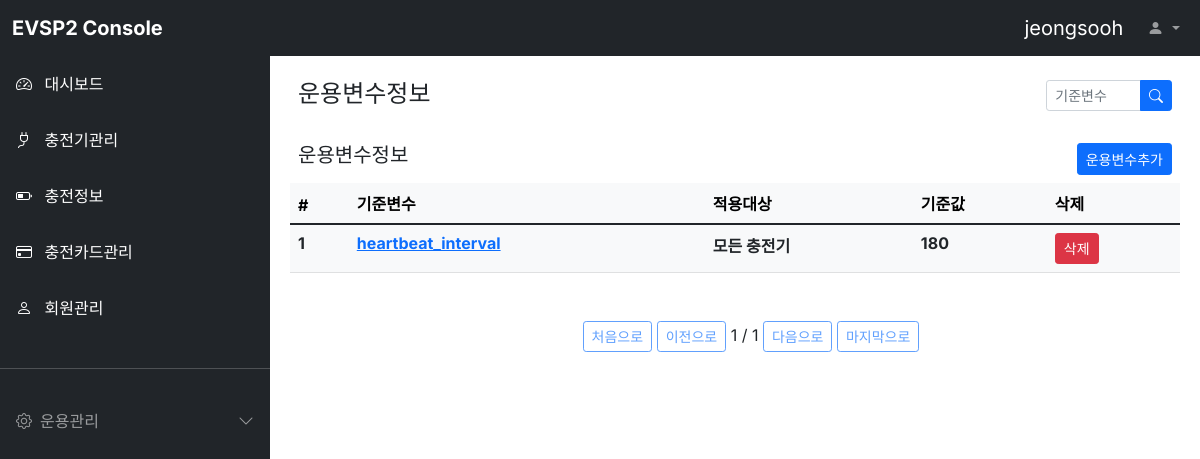
The page /variables/ (signed in) on the database its author committed.
### variables/models.py (models this page shows, shortened)
class Variables(models.Model):
  variable = models.CharField(max_length=64, blank=True, verbose_name="기준변수")
  group = models.CharField(max_length=64, blank=True, verbose_name="적용대상")    # group01, group02, group03
  value = models.IntegerField(null=True, verbose_name='설정값')
  class Meta:
    db_table = 'evsp2_variables'
    verbose_name = '운용변수'
    verbose_name_plural = '운용변수'

### variables/views.py (the view)
# urls.py: path('', views.VariablesList.as_view()),
class VariablesList(ListView):
  model = Variables
  template_name='variables.html'
  context_object_name = 'variablesList'
  paginate_by = 10
  queryset = Variables.objects.all()
  def get_queryset(self):
    queryset = Variables.objects.all()
    query = self.request.GET.get("q", None)
    if query is not None:
      queryset = queryset.filter(
        Q(variable__icontains=query) |
        Q(value__icontains=query)
      )
    return queryset
  def get_context_data(self, **kwargs):
    context = super().get_context_data(**kwargs)
    user_id = self.request.session['user']
    context['loginuser'] = user_id
    return context

### variables/templates/variables.html (shortened to what this page needs)
{% extends "base.html" %}
{% block contents %}
<div class="row mt-3 mx-3">
  <div class="col-md-10 fw-bold"><h4>운용변수정보</h4></div>
  <div class="col-md-2">
    <form method="get" action="">
      <div class="input-group input-group-sm">
        <input type="text" class="form-control" name="q" placeholder="기준변수" aria-label="Recipient's userid" aria-describedby="button-addon2">
        <button class="btn btn-primary" type="submit" id="button-addon2">
          <i class="bi bi-search"></i>
        </button>
      </div>
    </form>
  </div>
</div>
<div class="row mt-3 mx-3">
  <div class="col-md-9 fw-bold"><h5>운용변수정보</h5></div>
  <div class="col-md-3 d-grid justify-content-md-end">
    <button class="btn btn-primary btn-sm"
      onclick="location.href='/variables/register/'">운용변수추가
    </button>
  </div>
</div>
<div class="row mt-2 mx-2">
  <div class="col-12">
    {% load infolist_extras %}
    <table class="table table-light">
      <thead class="thead-light">
        <tr>
          <th scope="col">#</th>
          <th scope="col">기준변수</th>
          <th scope="col">적용대상</th>
          <th scope="col">기준값</th>
          <th scope="col">삭제</th>
        </tr>
      </thead>
      <tbody class="text-dark">
        {% for variables in variablesList %}
        <tr>
          <th scope="row">{{ variables.id }}</th>
          <th><a href="/variables/{{ variables.id }}">{{ variables.variable }}</a></th>
          <th>{{ variables.group }}</th>
          <th>{{ variables.value }}</th>
          <th><a class="btn btn-primary btn-sm btn-danger" id="variables-{{ variables.id }}"
            href="/variables/{{ variables.id }}/delete" target="_blank">삭제</a></th>
        </tr>
        {% endfor %}
      </tbody>
    </table>
    <div class="pagination justify-content-center mt-5">
      <ul class="step-links">
        {% if page_obj.has_previous %}
        <a class="btn btn-sm btn-outline-primary" href="{% my_url 1 'page' request.GET.urlencode %}">처음으로</a>
        <a class="btn btn-sm btn-outline-primary" href="{% my_url page_obj.previous_page_number 'page' request.GET.urlencode %}">이전으로</a>
        {% else %}
        <a class="btn btn-sm btn-outline-primary disabled" href="#">처음으로</a>
        <a class="btn btn-sm btn-outline-primary disabled" href="#">이전으로</a>
        {% endif %}
      <span class="current">
        {{ page_obj.number }} / {{ page_obj.paginator.num_pages }}
      </span>
        {% if page_obj.has_next %}
        <a class="btn btn-sm btn-outline-primary" href="{% my_url page_obj.next_page_number 'page' request.GET.urlencode %}">다음으로</a>
        <a class="btn btn-sm btn-outline-primary" href="{% my_url page_obj.paginator.num_pages 'page' request.GET.urlencode %}">마지막으로</a>
        {% else %}
        <a class="btn btn-sm btn-outline-primary disabled" href="#">다음으로</a>
        <a class="btn btn-sm btn-outline-primary disabled" href="#">마지막으로</a>
        {% endif %}
      </ul>
    </div>
  </div>
</div>
{% endblock %}

### static/style.css (style rules this page uses)
body, button { font-family: "Inter", sans-serif; }
:root { --offcanvas-width: 270px; --topNavbarHeight: 56px; }
@media (min-width: 992px) { body { overflow: auto !important; } }

### rows shown on the page
Variables: id "1", variable "heartbeat_interval", group "모든 충전기", value "180"

### other values the page prints
{{ loginuser }} "jeongsooh"
{{ page_obj.number }} "1"
{{ page_obj.paginator.num_pages }} "1"
